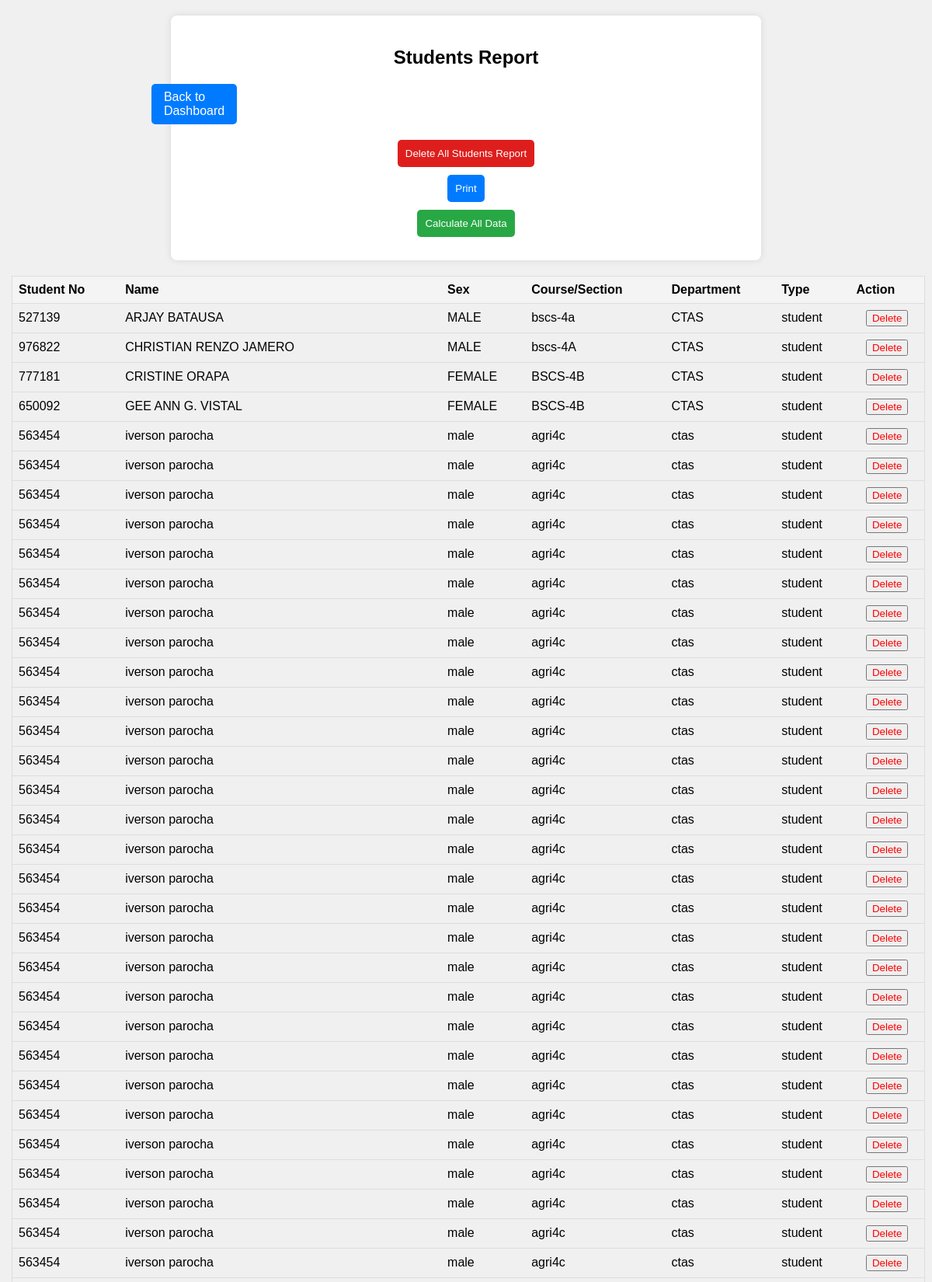
The page /students_report.php (upper part) on the database its author committed.
### tables this page shows
CREATE TABLE IF NOT EXISTS `students_report` (
  `student_id` int(11) NOT NULL AUTO_INCREMENT,
  `student_no` int(20) NOT NULL,
  `name` varchar(30) NOT NULL,
  `sex` varchar(20) NOT NULL,
  `course_section` varchar(30) NOT NULL,
  `department` varchar(30) NOT NULL,
  `type` varchar(20) NOT NULL,
  `date_added` date NOT NULL,
  PRIMARY KEY (`student_id`)
);

### students_report.php (the view, shortened to what this page needs)
<!DOCTYPE html>
<html lang="en">
<head>
    <link rel="stylesheet" href="css/Borrowed_reports.css">
</head>
<body>
<div class="container">
    <h2>Students Report</h2>
    <a href="dashboard.php" class="back-btn">Back to Dashboard</a>
    <div class="button-group">
        <form method="POST" action="delete_all_students_report.php" class="delete-all-form">
            <button type="submit" class="delete-all-btn">Delete All Students Report</button>
        </form>
        <button onclick="printTable()" class="print-btn">Print</button>
        <form method="GET" action="total_students_report.php" class="calculate-all-form">
            <button type="submit" class="calculate-all-btn">Calculate All Data</button>
        </form>
    </div>
</div>
<table class="returned-books-table">
    <thead>
        <tr>
            <th>Student No</th>
            <th>Name</th>
            <th>Sex</th>
            <th>Course/Section</th>
            <th>Department</th>
            <th>Type</th>
            <th class="action-column">Action</th>
        </tr>
    </thead>
    <tbody>
    <?php
require_once 'connect.php';
$sortOrder = isset($_GET['sort']) && ($_GET['sort'] == 'desc') ? 'DESC' : 'ASC';
$query = "SELECT * FROM `students_report`";
$query .= " ORDER BY SUBSTRING_INDEX(`name`, ' ', 1) $sortOrder";
$result = $conn->query($query);
if ($result && $result->num_rows > 0) {
    while ($row = $result->fetch_assoc()) {
        echo "<tr>";
        echo "<td>{$row['student_no']}</td>";
        echo "<td>{$row['name']}</td>";
        echo "<td>{$row['sex']}</td>";
        echo "<td>{$row['course_section']}</td>";
        echo "<td>{$row['department']}</td>";
        echo "<td>{$row['type']}</td>";
        echo "<td class='action-column'>";
        echo "<form method='POST' action='delete_students.php'>";
        echo "<button type='submit' style='color: red;'>Delete</button>";
        echo "</form>";
        echo "</td>";
        echo "</tr>";
    }
} else {
    echo "<tr><td style='color: red; text-align: center;' colspan='7'>No Students record found.</td></tr>";
}
?>
    </tbody>
</table>
</body>
</html>

### css/Borrowed_reports.css (style rules this page uses)
body { font-family: Arial, sans-serif; margin: 0; padding: 0; background-color: #f0f0f0; }
.container { width: 60%; margin: 20px auto; padding: 20px; background-color: #fff; border-radius: 8px; box-shadow: 0 0 10px rgba(0, 0, 0, 0.1); display: flex; flex-direction: column; align-items: center; }
h2 { text-align: center; margin-bottom: 20px; }
.back-btn { padding: 8px 16px; margin-right: 700px; background-color: #007bff; color: #fff; text-decoration: none; border-radius: 5px; margin-bottom: 20px; }
.button-group { display: flex; flex-direction: column; align-items: center; }
.delete-all-btn, .print-btn, .calculate-all-btn { padding: 10px; border: none; border-radius: 5px; margin-bottom: 10px; }
.delete-all-btn { background-color: #de1e1d; color: #fff; }
.print-btn { background-color: #007bff; color: #fff; }
.calculate-all-btn { background-color: #28a745; color: #fff; }
.returned-books-table { width: 98%; margin-top: 20px; margin-left: 15px; border-collapse: collapse; border: 1px solid #ddd; }
.returned-books-table th, .returned-books-table td { padding: 8px; text-align: left; border-bottom: 1px solid #ddd; }
.returned-books-table th { background-color: #f4f4f4; color: black; }
.returned-books-table td:last-child { text-align: center; }

### rows shown on the page
students_report: student_no "527139", name "ARJAY BATAUSA", sex "MALE", course_section "bscs-4a", department "CTAS", type "student"
students_report: student_no "976822", name "CHRISTIAN RENZO JAMERO", sex "MALE", course_section "bscs-4A", department "CTAS", type "student"
students_report: student_no "777181", name "CRISTINE ORAPA", sex "FEMALE", course_section "BSCS-4B", department "CTAS", type "student"
students_report: student_no "650092", name "GEE ANN G. VISTAL", sex "FEMALE", course_section "BSCS-4B", department "CTAS", type "student"
students_report: student_no "563454", name "iverson parocha", sex "male", course_section "agri4c", department "ctas", type "student"
students_report: student_no "563454", name "iverson parocha", sex "male", course_section "agri4c", department "ctas", type "student"
students_report: student_no "563454", name "iverson parocha", sex "male", course_section "agri4c", department "ctas", type "student"
students_report: student_no "563454", name "iverson parocha", sex "male", course_section "agri4c", department "ctas", type "student"
students_report: student_no "563454", name "iverson parocha", sex "male", course_section "agri4c", department "ctas", type "student"
students_report: student_no "563454", name "iverson parocha", sex "male", course_section "agri4c", department "ctas", type "student"
students_report: student_no "563454", name "iverson parocha", sex "male", course_section "agri4c", department "ctas", type "student"
students_report: student_no "563454", name "iverson parocha", sex "male", course_section "agri4c", department "ctas", type "student"
students_report: student_no "563454", name "iverson parocha", sex "male", course_section "agri4c", department "ctas", type "student"
students_report: student_no "563454", name "iverson parocha", sex "male", course_section "agri4c", department "ctas", type "student"
students_report: student_no "563454", name "iverson parocha", sex "male", course_section "agri4c", department "ctas", type "student"
students_report: student_no "563454", name "iverson parocha", sex "male", course_section "agri4c", department "ctas", type "student"
students_report: student_no "563454", name "iverson parocha", sex "male", course_section "agri4c", department "ctas", type "student"
students_report: student_no "563454", name "iverson parocha", sex "male", course_section "agri4c", department "ctas", type "student"
students_report: student_no "563454", name "iverson parocha", sex "male", course_section "agri4c", department "ctas", type "student"
students_report: student_no "563454", name "iverson parocha", sex "male", course_section "agri4c", department "ctas", type "student"
students_report: student_no "563454", name "iverson parocha", sex "male", course_section "agri4c", department "ctas", type "student"
students_report: student_no "563454", name "iverson parocha", sex "male", course_section "agri4c", department "ctas", type "student"
students_report: student_no "563454", name "iverson parocha", sex "male", course_section "agri4c", department "ctas", type "student"
students_report: student_no "563454", name "iverson parocha", sex "male", course_section "agri4c", department "ctas", type "student"
students_report: student_no "563454", name "iverson parocha", sex "male", course_section "agri4c", department "ctas", type "student"
students_report: student_no "563454", name "iverson parocha", sex "male", course_section "agri4c", department "ctas", type "student"
students_report: student_no "563454", name "iverson parocha", sex "male", course_section "agri4c", department "ctas", type "student"
students_report: student_no "563454", name "iverson parocha", sex "male", course_section "agri4c", department "ctas", type "student"
students_report: student_no "563454", name "iverson parocha", sex "male", course_section "agri4c", department "ctas", type "student"
students_report: student_no "563454", name "iverson parocha", sex "male", course_section "agri4c", department "ctas", type "student"
students_report: student_no "563454", name "iverson parocha", sex "male", course_section "agri4c", department "ctas", type "student"
students_report: student_no "563454", name "iverson parocha", sex "male", course_section "agri4c", department "ctas", type "student"
students_report: student_no "563454", name "iverson parocha", sex "male", course_section "agri4c", department "ctas", type "student"
